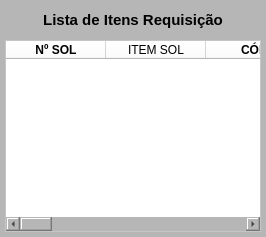
     <widget class="QWidget" name="widget_Cor7" native="true">
      <property name="styleSheet">
       <string notr="true">background-color: rgb(182, 182, 182);</string>
      </property>
      <layout class="QVBoxLayout" name="verticalLayout_5">
       <property name="spacing">
        <number>5</number>
       </property>
       <property name="leftMargin">
        <number>5</number>
       </property>
       <property name="topMargin">
        <number>5</number>
       </property>
       <property name="rightMargin">
        <number>5</number>
       </property>
       <property name="bottomMargin">
        <number>5</number>
       </property>
       <item>
        <widget class="QWidget" name="widget_14" native="true">
         <property name="minimumSize">
          <size>
           <width>0</width>
           <height>30</height>
          </size>
         </property>
         <property name="maximumSize">
          <size>
           <width>16777215</width>
           <height>30</height>
          </size>
         </property>
         <layout class="QHBoxLayout" name="horizontalLayout_8">
          <property name="spacing">
           <number>5</number>
          </property>
          <property name="leftMargin">
           <number>5</number>
          </property>
          <property name="topMargin">
           <number>5</number>
          </property>
          <property name="rightMargin">
           <number>5</number>
          </property>
          <property name="bottomMargin">
           <number>5</number>
          </property>
          <item>
           <widget class="QLabel" name="label_2">
            <property name="text">
             <string/>
            </property>
           </widget>
          </item>
          <item>
           <widget class="QLabel" name="label_Titulo_5">
            <property name="sizePolicy">
             <sizepolicy hsizetype="Preferred" vsizetype="Preferred">
              <horstretch>0</horstretch>
              <verstretch>0</verstretch>
             </sizepolicy>
            </property>
            <property name="maximumSize">
             <size>
              <width>16777215</width>
              <height>25</height>
             </size>
            </property>
            <property name="font">
             <font>
              <pointsize>11</pointsize>
              <weight>75</weight>
              <bold>true</bold>
             </font>
            </property>
            <property name="text">
             <string>Lista de Itens Requisição</string>
            </property>
            <property name="alignment">
             <set>Qt::AlignCenter</set>
            </property>
           </widget>
          </item>
          <item>
           <widget class="QLabel" name="label_Compras">
            <property name="font">
             <font>
              <pointsize>9</pointsize>
              <weight>75</weight>
              <bold>true</bold>
             </font>
            </property>
            <property name="text">
             <string/>
            </property>
            <property name="alignment">
             <set>Qt::AlignRight|Qt::AlignTrailing|Qt::AlignVCenter</set>
            </property>
           </widget>
          </item>
         </layout>
        </widget>
       </item>
       <item>
        <widget class="QTableWidget" name="table_Requisicao">
         <property name="sizePolicy">
          <sizepolicy hsizetype="Preferred" vsizetype="Preferred">
           <horstretch>0</horstretch>
           <verstretch>0</verstretch>
          </sizepolicy>
         </property>
         <property name="font">
          <font>
           <pointsize>8</pointsize>
          </font>
         </property>
         <property name="styleSheet">
          <string notr="true">background-color: rgb(255, 255, 255);</string>
         </property>
         <column>
          <property name="text">
           <string>Nº SOL</string>
          </property>
          <property name="font">
           <font>
            <weight>75</weight>
            <bold>true</bold>
           </font>
          </property>
          <property name="textAlignment">
           <set>AlignCenter</set>
          </property>
         </column>
         <column>
          <property name="text">
           <string>ITEM SOL</string>
          </property>
         </column>
         <column>
          <property name="text">
           <string>CÓD.</string>
          </property>
          <property name="font">
           <font>
            <weight>75</weight>
            <bold>true</bold>
           </font>
          </property>
          <property name="textAlignment">
           <set>AlignCenter</set>
          </property>
         </column>
         <column>
          <property name="text">
           <string>DESCRIÇÃO</string>
          </property>
          <property name="font">
           <font>
            <weight>75</weight>
            <bold>true</bold>
           </font>
          </property>
          <property name="textAlignment">
           <set>AlignCenter</set>
          </property>
         </column>
         <column>
          <property name="text">
           <string>REFERÊNCIA</string>
          </property>
          <property name="font">
           <font>
            <weight>75</weight>
            <bold>true</bold>
           </font>
          </property>
          <property name="textAlignment">
           <set>AlignCenter</set>
          </property>
         </column>
         <column>
          <property name="text">
           <string>UM</string>
          </property>
          <property name="font">
           <font>
            <weight>75</weight>
            <bold>true</bold>
           </font>
          </property>
          <property name="textAlignment">
           <set>AlignCenter</set>
          </property>
         </column>
         <column>
          <property name="text">
           <string>QTDE</string>
          </property>
          <property name="font">
           <font>
            <weight>75</weight>
            <bold>true</bold>
           </font>
          </property>
          <property name="textAlignment">
           <set>AlignCenter</set>
          </property>
         </column>
         <column>
          <property name="text">
           <string>R$/UNID.</string>
          </property>
          <property name="font">
           <font>
            <family>MS Shell Dlg 2</family>
            <pointsize>8</pointsize>
            <weight>75</weight>
            <bold>true</bold>
           </font>
          </property>
          <property name="textAlignment">
           <set>AlignCenter</set>
          </property>
         </column>
         <column>
          <property name="text">
           <string>IPI</string>
          </property>
          <property name="font">
           <font>
            <family>MS Shell Dlg 2</family>
            <pointsize>8</pointsize>
            <weight>75</weight>
            <bold>true</bold>
           </font>
          </property>
          <property name="textAlignment">
           <set>AlignCenter</set>
          </property>
         </column>
         <column>
          <property name="text">
           <string>R$ TOTAL</string>
          </property>
          <property name="font">
           <font>
            <family>MS Shell Dlg 2</family>
            <pointsize>8</pointsize>
            <weight>75</weight>
            <bold>true</bold>
           </font>
          </property>
          <property name="textAlignment">
           <set>AlignCenter</set>
          </property>
         </column>
         <column>
          <property name="text">
           <string>DATA NEC.</string>
          </property>
          <property name="font">
           <font>
            <family>MS Shell Dlg 2</family>
            <pointsize>8</pointsize>
            <weight>75</weight>
            <bold>true</bold>
           </font>
          </property>
          <property name="textAlignment">
           <set>AlignCenter</set>
          </property>
         </column>
         <column>
          <property name="text">
           <string>ÚLTIMO FORNC.</string>
          </property>
          <property name="font">
           <font>
            <family>MS Shell Dlg 2</family>
            <pointsize>8</pointsize>
            <weight>75</weight>
            <bold>true</bold>
           </font>
          </property>
          <property name="textAlignment">
           <set>AlignCenter</set>
          </property>
         </column>
         <column>
          <property name="text">
           <string>DESTINO</string>
          </property>
          <property name="font">
           <font>
            <family>MS Shell Dlg 2</family>
            <pointsize>8</pointsize>
            <weight>75</weight>
            <bold>true</bold>
           </font>
          </property>
          <property name="textAlignment">
           <set>AlignCenter</set>
          </property>
         </column>
         <column>
          <property name="text">
           <string>SOLICITANTE</string>
          </property>
          <property name="font">
           <font>
            <family>MS Shell Dlg 2</family>
            <pointsize>8</pointsize>
            <weight>75</weight>
            <bold>true</bold>
           </font>
          </property>
          <property name="textAlignment">
           <set>AlignCenter</set>
          </property>
         </column>
        </widget>
       </item>
      </layout>
     </widget>
